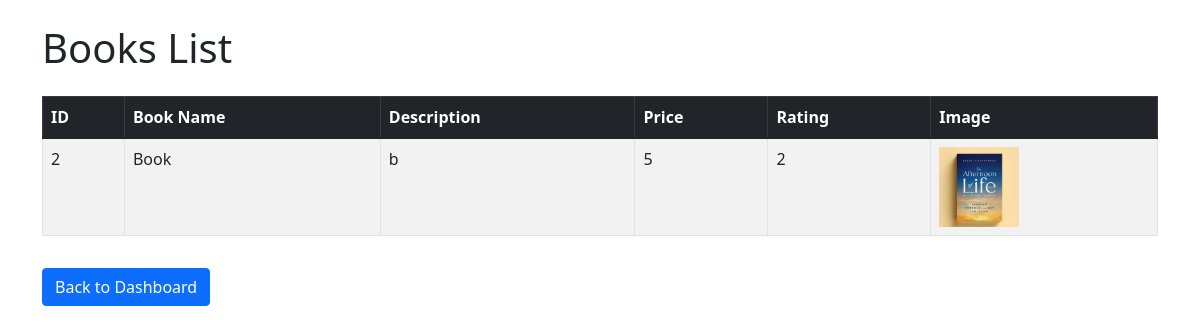
/Main/list_books.php (signed in), run on an earlier commit of the app's database.
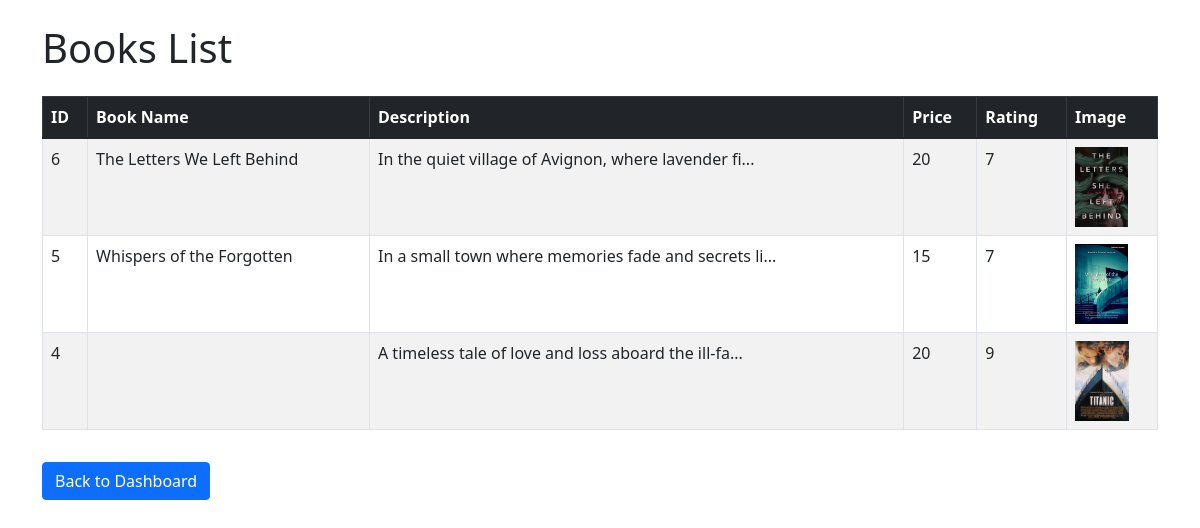
And on a later commit of the database.
### tables this page shows
CREATE TABLE `books` (
  `id` int(255) NOT NULL,
  `Book name` varchar(255) NOT NULL,
  `description` varchar(255) NOT NULL,
  `Price` varchar(255) NOT NULL,
  `rating` int(255) NOT NULL,
  `Books_image` varchar(255) DEFAULT NULL,
  `Book_name` varchar(255) DEFAULT NULL
);

### Main/list_books.php (the view, shortened to what this page needs)
<?php
include_once('../Database/config.php');
try {
    $sql = "SELECT id, `Book_name`, description, Price, rating, Books_image FROM books ORDER BY id DESC";
    $stmt = $conn->prepare($sql);
    $stmt->execute();
    $books = $stmt->fetchAll(PDO::FETCH_ASSOC);
} catch (PDOException $e) {
    die("Database error: " . $e->getMessage());
}
?>
<!DOCTYPE html>
<html lang="en">
<head>
    <link href="https://cdn.jsdelivr.net/npm/bootstrap@5.1.3/dist/css/bootstrap.min.css" rel="stylesheet" />
</head>
<body>
<div class="container mt-4">
    <h1 class="mb-4">Books List</h1>
    <?php if (count($books) > 0): ?>
        <table class="table table-bordered table-striped">
            <thead class="table-dark">
                <tr>
                    <th>ID</th>
                    <th>Book Name</th>
                    <th>Description</th>
                    <th>Price</th>
                    <th>Rating</th>
                    <th>Image</th>
                </tr>
            </thead>
            <tbody>
                <?php foreach ($books as $book): ?>
                    <tr>
                        <td><?= htmlspecialchars($book['id']) ?></td>
                        <td><?= htmlspecialchars($book['Book_name']) ?></td>
                        <td><?= htmlspecialchars(strlen($book['description']) > 50 ? substr($book['description'], 0, 50) . '...' : $book['description']) ?></td>
                        <td><?= htmlspecialchars($book['Price']) ?></td>
                        <td><?= htmlspecialchars($book['rating']) ?></td>
                        <td>
                            <?php if (!empty($book['Books_image'])): ?>
                                <img src="../uploads/<?= htmlspecialchars($book['Books_image']) ?>" alt="Book Image" style="max-height: 80px;" />
                            <?php else: ?>
                                No Image
                            <?php endif; ?>
                        </td>
                    </tr>
                <?php endforeach; ?>
            </tbody>
        </table>
    <?php else: ?>
        <p>No books found.</p>
    <?php endif; ?>
    <a href="admin_dashboard.php" class="btn btn-primary mt-3">Back to Dashboard</a>
</div>
</body>
</html>

What changed in the data, as far as the page shows it:
removed books: id "2", Book_name "Book", description "b", Price "5", rating "2", Books_image (picture)
added books: id "6", Book_name "The Letters We Left Behind", description "In the quiet village of Avignon, where lavender fi...", Price "20", rating "7", Books_image (picture)
added books: id "5", Book_name "Whispers of the Forgotten", description "In a small town where memories fade and secrets li...", Price "15", rating "7", Books_image (picture)
added books: id "4", description "A timeless tale of love and loss aboard the ill-fa...", Price "20", rating "9", Books_image (picture)
